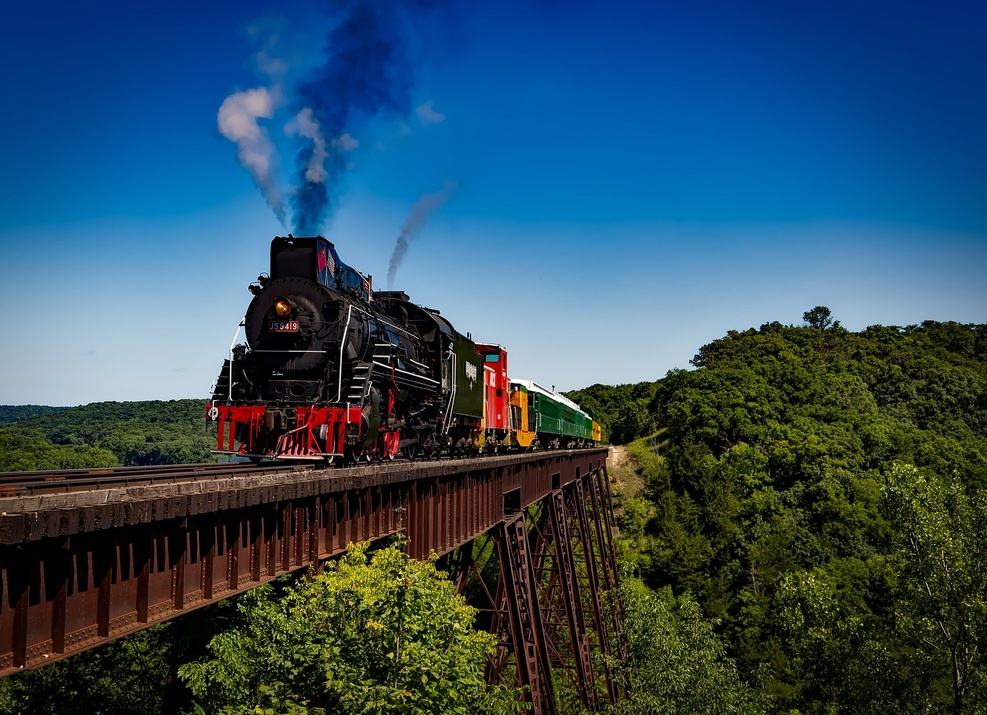
#> input picture Data/train.jpg, 987 x 715 px, shrunk from 1920 x 1392 before the run, found by its file name
$ python img3.py
#> lines starting #> are read from the running program, lines starting #| are printed output that depends on the picture
from PIL import Image
img = Image.open("All_Data/data/train.jpg")
#> img is the input picture: PIL image 987x715 RGB; mean R, G, B 47.9, 77.1, 94

img1 = img.convert("L")
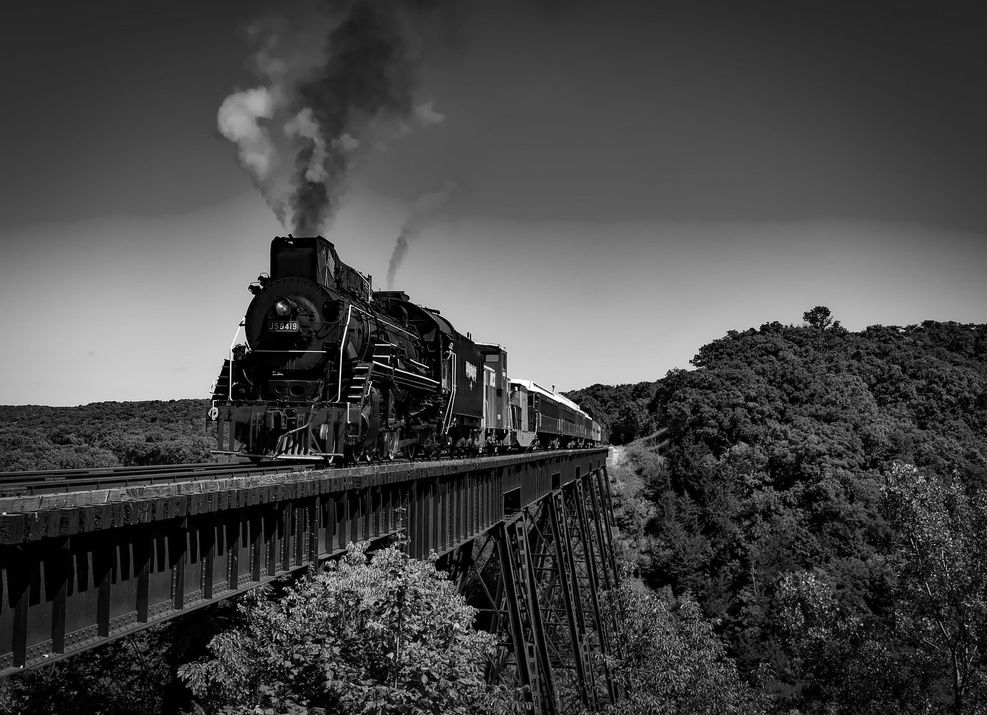
#> img1: PIL image 987x715 L; min 0, max 255, mean 70.3
img2 = img.convert("1")
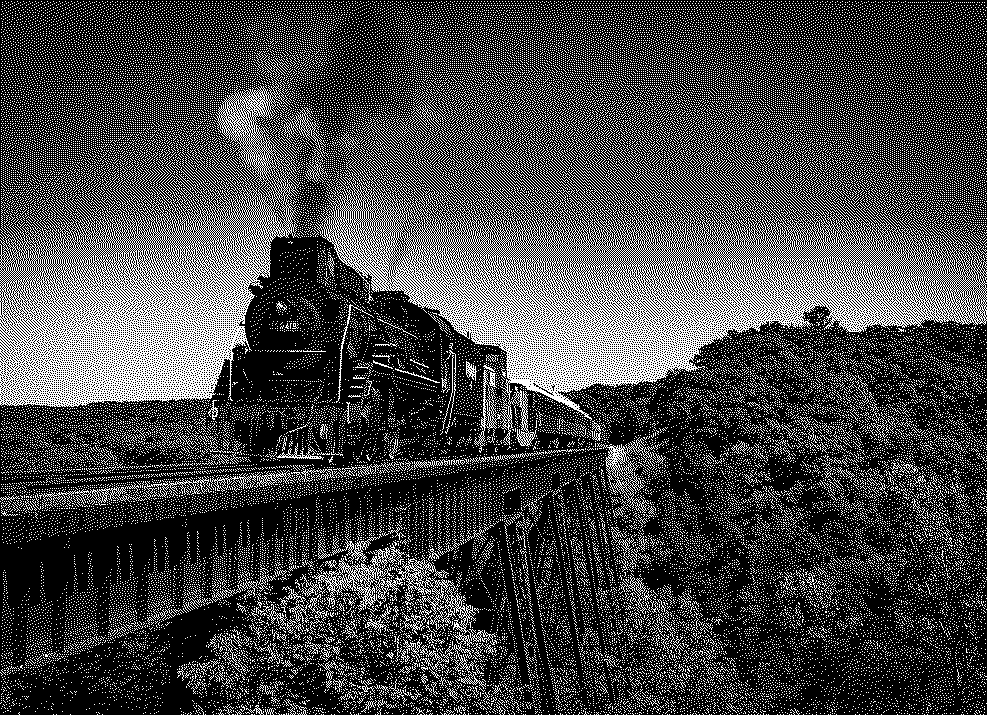
#> img2: PIL image 987x715 1; 27.3% white in thin lines or dots
img1.show()
img2.show()

data = img.getdata()
for i in range(100):
    print("pixel", i , "=" , data[i])
#> this loop made 100 passes
#| pixel 0 = (0, 41, 117)
#| pixel 1 = (0, 41, 117)
#| pixel 2 = (0, 41, 117)
#| pixel 3 = (0, 41, 117)
#| pixel 4 = (0, 41, 117)
#| pixel 5 = (0, 41, 117)
#| pixel 6 = (0, 41, 117)
#| pixel 7 = (0, 41, 117)
#> (further printed lines are left out)

data = img1.getdata()
for i in range(100):
    print("pixel", i , "=" , data[i])

data = img2.getdata()
for i in range(10000):
    print(data[i] , end=' ')
#> this loop made 10000 passes
#| 0
#| 0
#| 0
#| 0
#| 0
#| 0
#| 0
#| 0
#> (further printed lines are left out)

$ run again, with Data/land0.jpg copied over Data/train.jpg
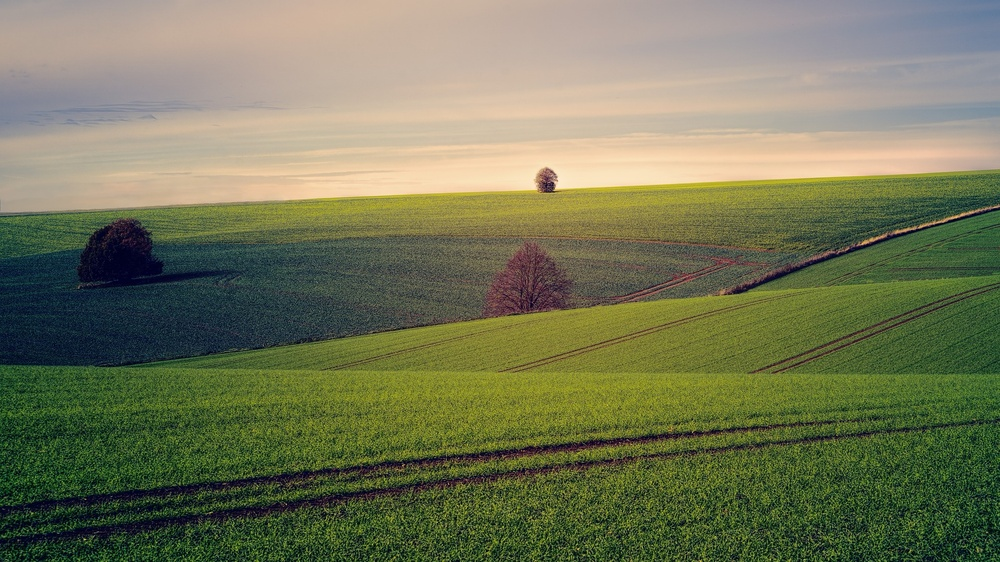
#> input picture Data/land0.jpg, 1000 x 562 px, shrunk from 1920 x 1080 before the run, found by its file name
#> img is the input picture: PIL image 1000x562 RGB; mean R, G, B 115.3, 119.2, 87.5
#> `img1 = img.convert("L")`:
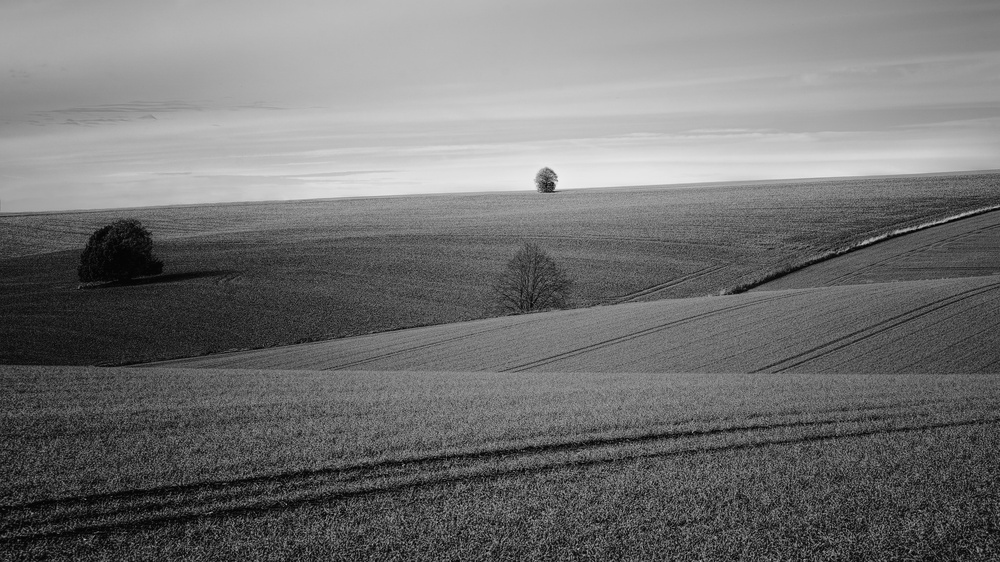
#> img1: PIL image 1000x562 L; min 0, max 239, mean 114.4
#> `img2 = img.convert("1")`:
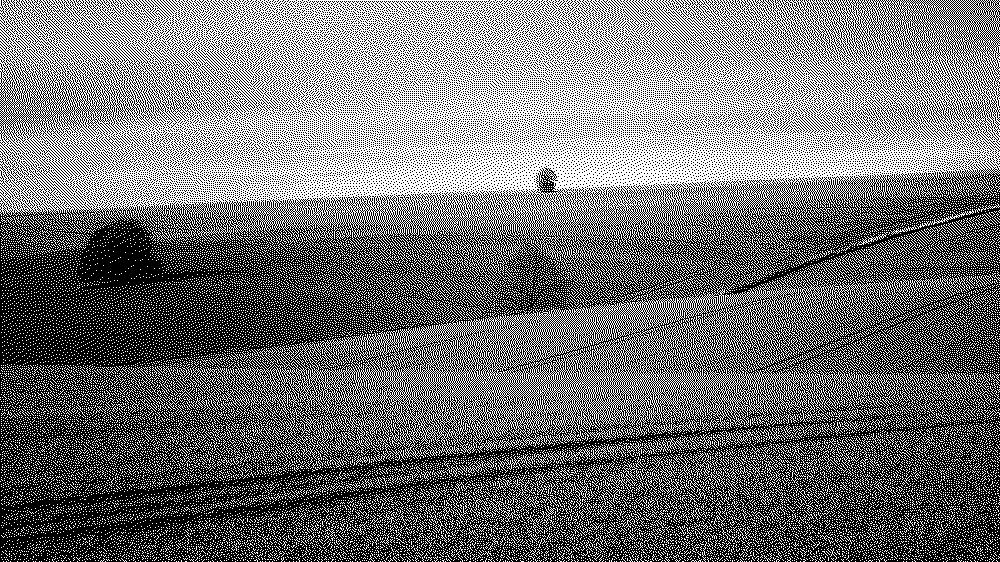
#> img2: PIL image 1000x562 1; 44.7% white in thin lines or dots
#> the loop `for i in range(100):` made 100 passes
#| pixel 0 = (150, 149, 154)
#| pixel 1 = (150, 149, 154)
#| pixel 2 = (151, 151, 153)
#| pixel 3 = (151, 151, 153)
#| pixel 4 = (153, 151, 154)
#> (further printed lines are left out)
#> the loop `for i in range(10000):` made 10000 passes
#| 255
#| 0
#| 255
#| 0
#| 255
#> (further printed lines are left out)
